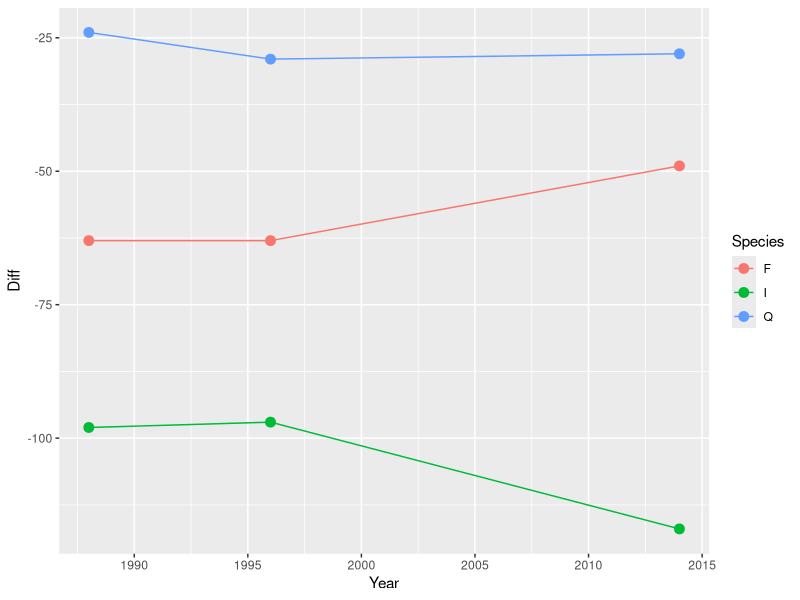

Source code (R): (Note: this script raises an error after producing the figure.)
#script to produce summary of mortality and recruitment
#for beech, oak and holly for each survey period

rm(list=ls(all=TRUE))
library(ggplot2)
library(plyr)
library(reshape2)

#load data
MR<-read.csv("Data/Dead_size.csv")
MR<-unique(MR)
MR<-subset(MR,Species=="Q"|Species=="F"|Species=="I")
MR$Dead3<-ifelse(MR$Dead2==1,1,0)
MR$Recruit<-ifelse(MR$Dead2==2,1,0)


#get the mortality rate for different species
Mort_summ<-ddply(MR,.(Year,Species,Dead3),summarize,No=length(Dead3))

#now get recruitment rate
MR2<-subset(MR,Dead3==0)
Rec_summ<-ddply(MR2,.(Year,Species,Recruit),summarize,No=length(Recruit))

#look at balance of recruitment vs mortality
Rec<-subset(Rec_summ,Recruit==1)
Mort<-subset(Mort_summ,Dead3==1)

Bal<-merge(Mort,Rec,by=c("Year","Species"),all=T)

drops<-c("Dead3","Recruit")
Bal<-Bal[,!(names(Bal) %in% drops)]
colnames(Bal)<-c("Year","Species","Mort","Rec")
Bal$Rec<-ifelse(is.na(Bal$Rec),0,Bal$Rec)
Bal$Diff<-Bal$Rec-Bal$Mort
Bal<-subset(Bal,Year>1964)
#now plot this difference
ggplot(Bal,aes(x=Year,y=Diff,colour=Species,group=Species))+geom_point(size=3)+geom_line()

#calculate mortality per species per period
Mort_species2<-NULL
MR_rows<-unique(Mort_summ[c("Species")])
for (i in 1:nrow(MR_rows)){
  Mort_species<-subset(Mort_summ,Species==MR_rows$Species[i])
  Mort_species$MR<-NA
  for (y in 3:nrow(Mort_species)){
    if (Mort_species$Dead3[y]==1){
      T<-(Mort_species$Year[y]-Mort_species$Year[y-3])
      Mort_species$MR[y]<-1-(((Mort_species$No[y-3]-Mort_species$No[y])/Mort_species$No[y-3])^(1/T))
    }
    }
  Mort_species2<-rbind(Mort_species,Mort_species2)
  }


Mort_rate<-subset(Mort_species2,!is.na(MR))

ggplot(Mort_rate,aes(x=Year,y=MR,colour=Species,group=Species))+geom_point(size=3)+geom_line()


#calculate recruitment per species per period
Rec_species2<-NULL
Rec_rows<-unique(Rec_summ[c("Species")])
for (i in 1:nrow(Rec_rows)){
  Rec_species<-subset(Rec_summ,Species==Rec_rows$Species[1])
  Rec_species$RR<-NA
  Years<-unique(Rec_species$Year)
  for (y in 3:nrow(Rec_species)){
    if (Rec_species$Recruit[y]==1){
      T<-(Rec_species$Year[y]-Rec_species$Year[y-3])
      Rec_species$MR[y]<-1-(((Rec_species$No[y-3]-Rec_species$No[y])/Rec_species$No[y-3])^(1/T))
    }
  }
  Rec_species2<-rbind(Rec_species,Rec_species2)
}
